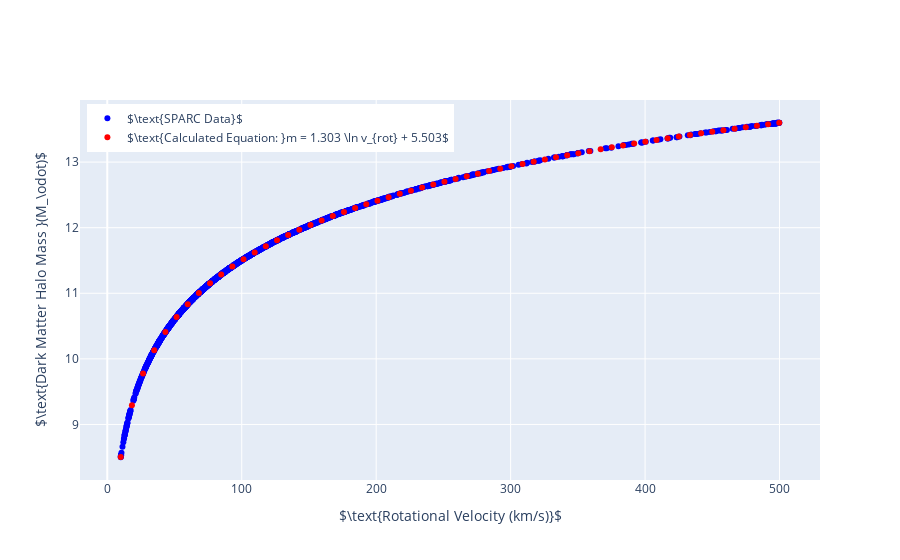

Notebook source saved alongside this figure:
### Code cell
display(HTML(
    '<script type="text/javascript" async src="https://cdnjs.cloudflare.com/ajax/libs/mathjax/2.7.1/MathJax.js?config=TeX-MML-AM_SVG"></script>'
))
df2 = pd.DataFrame()
m = lambda omega: 1.30287577 * np.log(omega) + 5.5031842
df2['x'] = np.linspace(10.01, 499.8, 60)
df2['y'] = m(df2['x'])
df['Color'] = ["blue"] * len(df['V200'])
fig2 = go.Figure()
fig2.add_trace(go.Scatter(x=df['V200'], y=df['log(M200)'], mode="markers", marker=dict(color=df["Color"]), showlegend=False))
fig2.add_trace(go.Scatter(x=df2['x'], y=df2['y'], mode="markers", marker=dict(color=["Red"] * len(df2['x'])), showlegend=False))
fig2.add_trace(go.Scatter(x=[None], y=[None], mode="markers", marker=dict(color=df["Color"]), showlegend=True, name=r"$\text{SPARC Data}$"),)
fig2.add_trace(go.Scatter(x=[None], y=[None], mode="markers", marker=dict(color=["Red"]), showlegend=True, name=r'$\text{Calculated Equation: }m = 1.303 \ln v_{rot} + 5.503$'))
fig2.update_layout(xaxis_title=r"$\text{Rotational Velocity (km/s)}$", yaxis_title=r"$\text{Dark Matter Halo Mass }(M_\odot)$", legend=dict(
    yanchor="top",
    y=0.99,
    xanchor="left",
    x=0.01
))
fig2.write_html(io.StringIO(), include_mathjax='cdn')
fig2.show()

### Figure 1 — Plotly figure (JSON) as saved in the notebook; plotly's stock layout.template omitted (floating-point values rounded to 4 significant figures; data arrays with more than 128 entries replaced by an {"elided": "..."} marker saying what was removed)
{"data": [{"marker": {"color": {"elided": "2100 str values"}}, "mode": "markers", "showlegend": false, "type": "scatter", "x": {"elided": "2100 float values"}, "y": {"elided": "2100 float values"}}, {"marker": {"color": ["Red", "Red", "Red", "Red", "Red", "Red", "Red", "Red", "Red", "Red", "Red", "Red", "Red", "Red", "Red", "Red", "Red", "Red", "Red", "Red", "Red", "Red", "Red", "Red", "Red", "Red", "Red", "Red", "Red", "Red", "Red", "Red", "Red", "Red", "Red", "Red", "Red", "Red", "Red", "Red", "Red", "Red", "Red", "Red", "Red", "Red", "Red", "Red", "Red", "Red", "Red", "Red", "Red", "Red", "Red", "Red", "Red", "Red", "Red", "Red"]}, "mode": "markers", "showlegend": false, "type": "scatter", "x": [10.01, 18.31, 26.61, 34.91, 43.22, 51.52, 59.82, 68.12, 76.42, 84.72, 93.03, 101.3, 109.6, 117.9, 126.2, 134.5, 142.8, 151.1, 159.4, 167.7, 176.0, 184.3, 192.6, 200.9, 209.2, 217.5, 225.8, 234.2, 242.5, 250.8, 259.1, 267.4, 275.7, 284.0, 292.3, 300.6, 308.9, 317.2, 325.5, 333.8, 342.1, 350.4, 358.7, 367.0, 375.3, 383.6, 391.9, 400.2, 408.5, 416.8, 425.1, 433.4, 441.7, 450.0, 458.3, 466.6, 474.9, 483.2, 491.5, 499.8], "y": [8.504, 9.291, 9.778, 10.13, 10.41, 10.64, 10.83, 11.0, 11.15, 11.29, 11.41, 11.52, 11.62, 11.72, 11.81, 11.89, 11.97, 12.04, 12.11, 12.18, 12.24, 12.3, 12.36, 12.41, 12.47, 12.52, 12.56, 12.61, 12.66, 12.7, 12.74, 12.78, 12.82, 12.86, 12.9, 12.94, 12.97, 13.01, 13.04, 13.07, 13.11, 13.14, 13.17, 13.2, 13.23, 13.25, 13.28, 13.31, 13.34, 13.36, 13.39, 13.41, 13.44, 13.46, 13.49, 13.51, 13.53, 13.56, 13.58, 13.6]}, {"marker": {"color": {"elided": "2100 str values"}}, "mode": "markers", "name": "$\\text{SPARC Data}$", "showlegend": true, "type": "scatter", "x": [null], "y": [null]}, {"marker": {"color": ["Red"]}, "mode": "markers", "name": "$\\text{Calculated Equation: }m = 1.303 \\ln v_{rot} + 5.503$", "showlegend": true, "type": "scatter", "x": [null], "y": [null]}], "layout": {"legend": {"x": 0.01, "xanchor": "left", "y": 0.99, "yanchor": "top"}, "xaxis": {"title": {"text": "$\\text{Rotational Velocity (km/s)}$"}}, "yaxis": {"title": {"text": "$\\text{Dark Matter Halo Mass }(M_\\odot)$"}}}}
